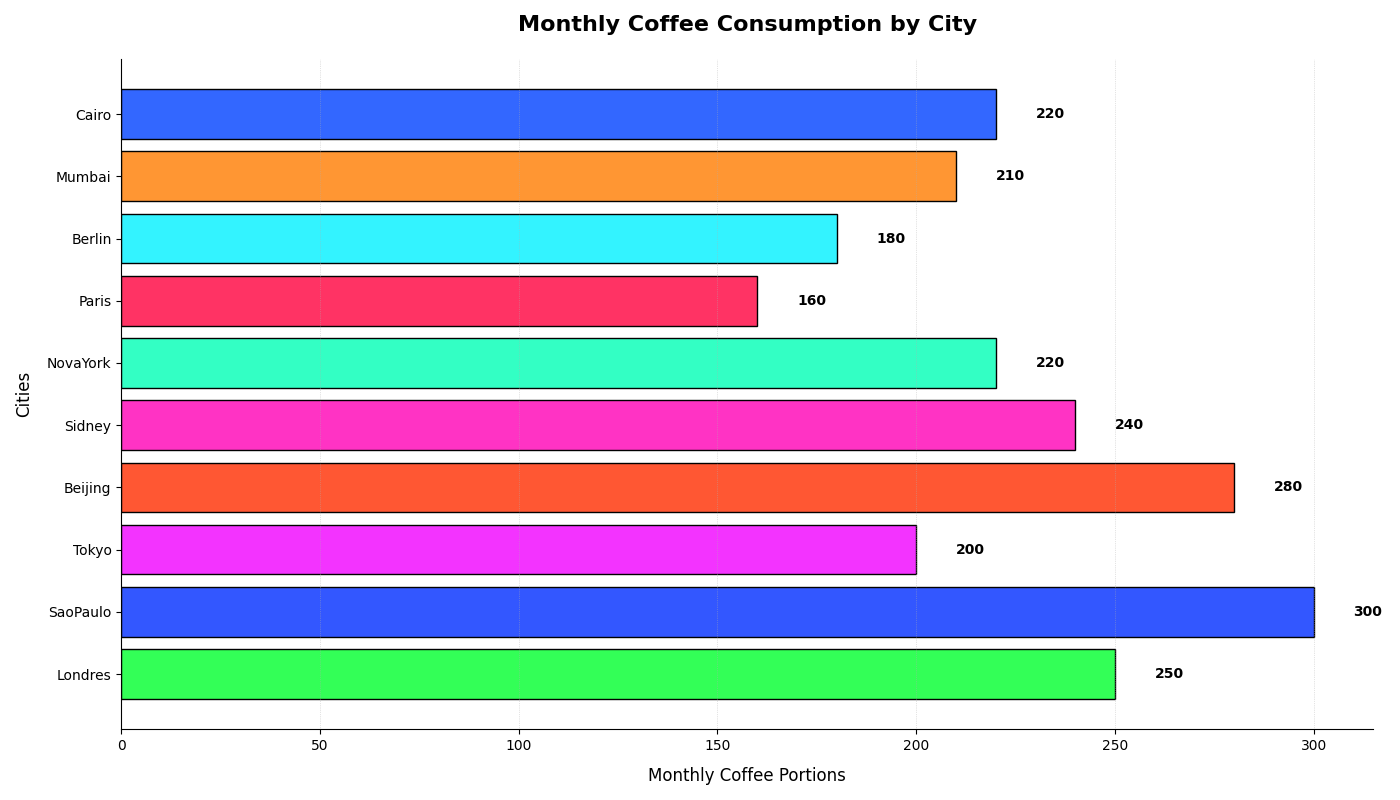

This figure's Python source:
import matplotlib.pyplot as plt
import numpy as np

cities = ['Londres', 'SaoPaulo', 'Tokyo', 'Beijing', 'Sidney', 'NovaYork', 'Paris', 'Berlin', 'Mumbai', 'Cairo']
coffee_consumption = [250, 300, 200, 280, 240, 220, 160, 180, 210, 220]

fig, ax = plt.subplots(figsize=(14, 8))

colors = ['#33FF57', '#3357FF', '#F333FF', '#FF5733', '#FF33C4', '#33FFC4', '#FF3364', '#33F3FF', '#FF9633', '#3367FF']

# Creating horizontal bars
bars = ax.barh(cities, coffee_consumption, color=colors, edgecolor='black')

for bar, consumption in zip(bars, coffee_consumption):
    xval = bar.get_width()
    ax.text(xval + 10, bar.get_y() + bar.get_height()/2, f'{consumption}', va='center', fontsize=10, fontweight='bold', color='black')

# Update title and labels to reflect horizontal layout
ax.set_title('Monthly Coffee Consumption by City', fontsize=16, fontweight='bold', pad=20)
ax.set_xlabel('Monthly Coffee Portions', fontsize=12, labelpad=10)
ax.set_ylabel('Cities', fontsize=12, labelpad=10)

ax.xaxis.grid(True, linestyle=':', linewidth=0.5, alpha=0.7)

ax.spines['top'].set_visible(False)
ax.spines['right'].set_visible(False)

plt.tight_layout()
plt.show()
